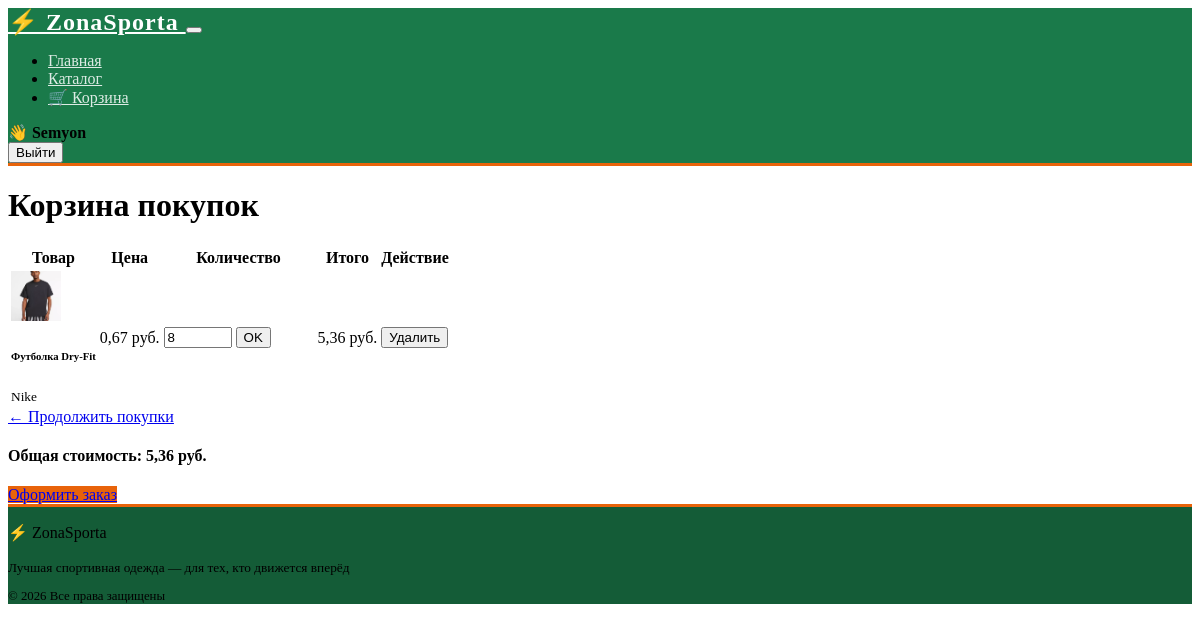
The app's page /cart/ (signed in), older data.
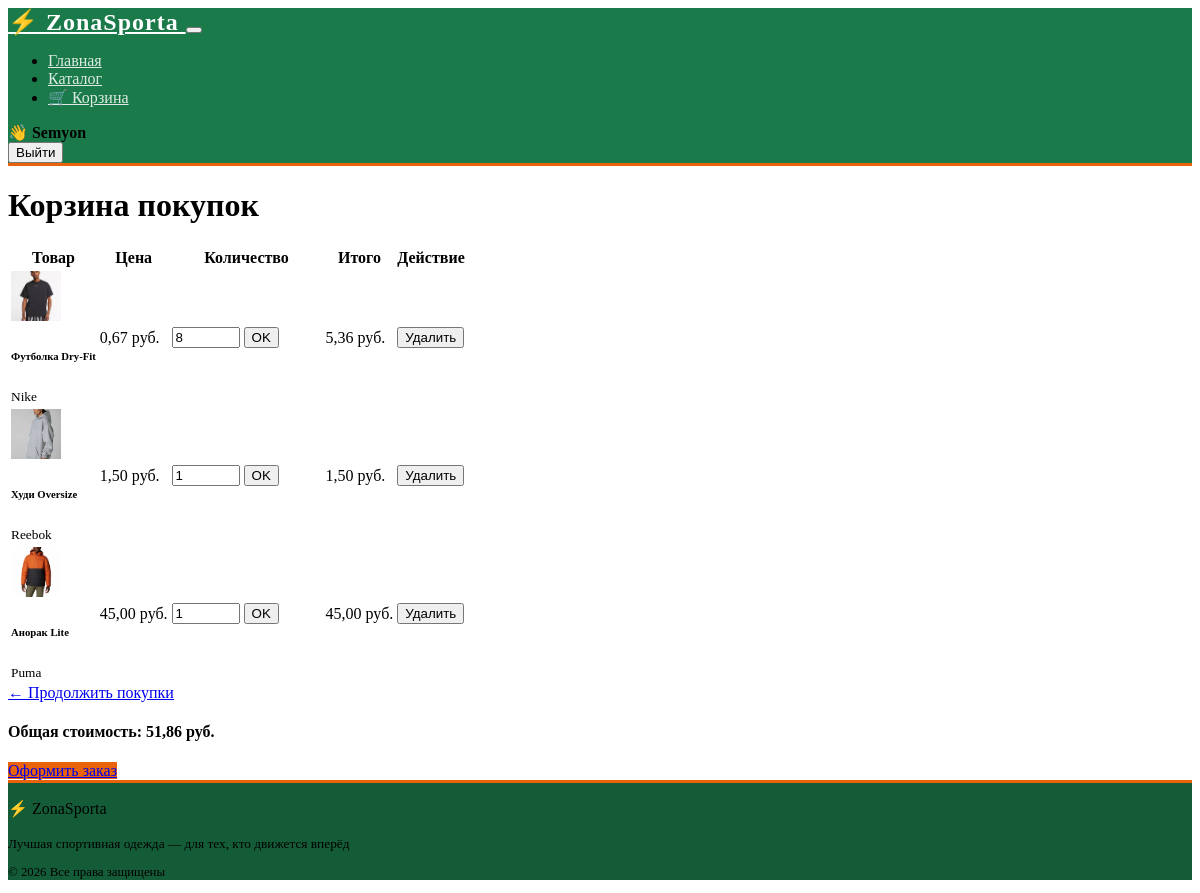
The same page, newer data.
### main/models.py (models this page shows, shortened)
class CartItem(models.Model):
    user = models.ForeignKey(
        settings.AUTH_USER_MODEL,
        on_delete=models.CASCADE,
        null=True
    )
    cart = models.ForeignKey(
        Cart,
        on_delete=models.CASCADE,
        verbose_name = "Корзина",
        related_name = "items"
    )
    product = models.ForeignKey(
        Product,
        on_delete=models.CASCADE,
        verbose_name = "Продукты",
        related_name = "cart_item"
    )
    quantity = models.PositiveIntegerField(
        validators=[MinValueValidator(1)],
        verbose_name="Количество"
    )
    def item_cost(self):
        return self.product.price * self.quantity
    class Meta:
        verbose_name = "Элемент корзины"
        verbose_name_plural = "Элементы корзины"

class Product(models.Model):
    name = models.CharField(
        max_length = 50,
        verbose_name = "Название товара"
    )
    description = models.TextField(
        blank = True,
        verbose_name = "Описание товара"
    )
    image = models.ImageField(
        upload_to = "products/",
        verbose_name = "Фото товара",
        blank = True,
        null = True
    )
    price = models.DecimalField(
        max_digits = 10,
        decimal_places = 2,
        verbose_name = "Цена",
        validators=[MinValueValidator(0)]
    )
    quantity_in_stock = models.IntegerField(
        verbose_name = "Количество на складе",
        validators=[MinValueValidator(0)]
    )
    category = models.ForeignKey(
        ProductCategory,
        on_delete=models.CASCADE,
        verbose_name = "Категория",
        related_name = "category_products"
    )
    manufacture = models.ForeignKey(
        Manufacturer,
        on_delete=models.CASCADE,
        verbose_name = "Производитель",
        related_name = "manufacture_products"
    )
    class Meta:
        verbose_name = "Товар"
        verbose_name_plural = "Товары"

class Manufacturer(models.Model):
    name = models.CharField(
        max_length = 50,
        verbose_name = "Название производителя"
    )
    country = models.CharField(
        max_length = 50,
        verbose_name = "Страна"
    )
    description = models.TextField(
        blank = True,
        verbose_name = "Описание производителя"
    )
    class Meta:
        verbose_name = "Производитель"
        verbose_name_plural = "Производители"

### main/views.py (the view)
# urls.py: path('cart/', views.cart, name='cart_view'),
@login_required(login_url='/register/')
def cart(request):
    cart, _ = Cart.objects.get_or_create(user=request.user)
    cart_items = CartItem.objects.filter(cart=cart)
    total_cost = sum(item.product.price * item.quantity for item in cart_items)
    context = {
        'cart_items': cart_items,
        'total_cost': total_cost,
    }
    return render(request, 'shop/cart.html', context)

### main/templates/shop/cart.html (shortened to what this page needs)
{% extends 'base.html' %}
{% block content %}
<div class="container mt-5">
    <h1 class="mb-4">Корзина покупок</h1>
    {% if cart_items %}
    <div class="card shadow-sm">
        <div class="card-body p-0">
            <table class="table table-hover mb-0 align-middle">
                <thead class="table-light">
                    <tr>
                        <th class="ps-4">Товар</th>
                        <th class="text-center">Цена</th>
                        <th class="text-center">Количество</th>
                        <th class="text-center">Итого</th>
                        <th class="text-end pe-4">Действие</th>
                    </tr>
                </thead>
                <tbody>
                    {% for item in cart_items %}
                    <tr>
                        <td class="ps-4">
                            <div class="d-flex align-items-center">
                                {% if item.product.image %}
                                    <img src="{{ item.product.image.url }}" alt="" class="rounded me-3" style="width: 50px; height: 50px; object-fit: cover;">
                                {% endif %}
                                <div>
                                    <h6 class="mb-0">{{ item.product.name }}</h6>
                                    <small class="text-muted">{{ item.product.manufacture.name }}</small>
                                </div>
                            </div>
                        </td>
                        <td class="text-center">{{ item.product.price }} руб.</td>
                        <td class="text-center" style="width: 150px;">
                            <form action="{% url 'update_cart' item.id %}" method="post" class="d-flex justify-content-center">
                                <input type="number" name="quantity" value="{{ item.quantity }}"
                                       min="1" max="{{ item.product.quantity_in_stock }}"
                                       class="form-control form-control-sm text-center me-1" style="width: 60px;">
                                <button type="submit" class="btn btn-outline-secondary btn-sm">OK</button>
                            </form>
                        </td>
                        <td class="text-center fw-bold text-primary">
                            {{ item.item_cost }} руб.
                        </td>
                        <td class="text-end pe-4">
                            <form action="{% url 'remove_from_cart' item.id %}" method="post">
                                <button type="submit" class="btn btn-outline-danger btn-sm">Удалить</button>
                            </form>
                        </td>
                    </tr>
                    {% endfor %}
                </tbody>
            </table>
        </div>
        <div class="card-footer bg-white p-4">
            <div class="row align-items-center">
                <div class="col-md-6">
                    <a href="{% url 'product_list' %}" class="btn btn-link text-decoration-none">← Продолжить покупки</a>
                </div>
                <div class="col-md-6 text-end">
                    <h4 class="mb-3">Общая стоимость: <span class="text-primary">{{ total_cost }} руб.</span></h4>
                    <a href="{% url 'checkout' %}" class="btn btn-success btn-lg px-5">Оформить заказ</a>
                </div>
            </div>
        </div>
    </div>
    {% else %}
    <div class="text-center py-5 bg-white rounded shadow-sm">
        <h3 class="text-muted">Ваша корзина пока пуста</h3>
        <p>Самое время добавить в неё что-нибудь интересное!</p>
        <a href="{% url 'product_list' %}" class="btn btn-primary mt-3">Перейти в каталог</a>
    </div>
    {% endif %}
</div>
{% endblock %}

### main/templates/base.html (shortened to what this page needs)
{% load static %}
<!DOCTYPE html>
<html lang="ru">
<head>
    <link href="https://jsdelivr.net" rel="stylesheet">
    <link rel="stylesheet" href="{% static 'css/style.css' %}">
</head>
<body class="d-flex flex-column min-vh-100 bg-light">
    <nav class="navbar navbar-expand-lg shadow-sm">
  <div class="container">
    <a class="navbar-brand" href="{% url 'index' %}">
      ⚡ ZonaSporta
    </a>
    <button class="navbar-toggler" type="button" data-bs-toggle="collapse" data-bs-target="#navbarNav">
    </button>
    <div class="collapse navbar-collapse" id="navbarNav">
      <ul class="navbar-nav me-auto mb-2 mb-lg-0">
        <li class="nav-item">
          <a class="nav-link" href="{% url 'index' %}">Главная</a>
        </li>
        <li class="nav-item">
          <a class="nav-link" href="{% url 'product_list' %}">Каталог</a>
        </li>
        <li class="nav-item">
          <a class="nav-link" href="{% url 'cart_view' %}">🛒 Корзина</a>
        </li>
      </ul>
      <div class="d-flex align-items-center">
        {% if user.is_authenticated %}
          <span class="text-light me-3">👋 <strong>{{ user.username }}</strong></span>
          <form method="post" action="{% url 'logout' %}" class="d-inline">
            <button type="submit" class="btn btn-outline-warning btn-sm">Выйти</button>
          </form>
        {% else %}
          <a href="{% url 'login' %}" class="btn btn-outline-light btn-sm me-2">Войти</a>
          <a href="{% url 'register' %}" class="btn btn-sm" style="background: var(--zona-orange); color:#fff;">Регистрация</a>
        {% endif %}
      </div>
    </div>
  </div>
</nav>
    <main class="container my-4 flex-grow-1">
        {% block content %}
        {% endblock %}
    </main>
<footer class="text-light text-center py-3 mt-auto">
  <div class="container">
    <p class="mb-1 fw-bold">⚡ ZonaSporta</p>
    <small class="text-light opacity-75">Лучшая спортивная одежда — для тех, кто движется вперёд</small>
    <p class="mb-0 mt-1 opacity-50" style="font-size:0.8rem">&copy; 2026 Все права защищены</p>
  </div>
</footer>
</body>
</html>

### static/css/style.css (style rules this page uses)
:root { --zona-green: #1a7a4a; --zona-green-dark: #145c37; --zona-green-light: #e8f5ee; --zona-orange: #e8630a; --zona-orange-light: #fff3ec; }
.navbar { background: var(--zona-green) !important; border-bottom: 3px solid var(--zona-orange); }
.navbar-brand { font-size: 1.5rem; font-weight: 700; color: #fff !important; letter-spacing: 1px; }
.nav-link { color: rgba(255,255,255,0.85) !important; font-weight: 500; transition: color 0.2s; }
.btn-success { background: var(--zona-orange); border-color: var(--zona-orange); }
footer { background: var(--zona-green-dark) !important; border-top: 3px solid var(--zona-orange) !important; }

Row changes from the older to the newer data that the page shows:
added CartItem: product.image (picture), product.name "Худи Oversize", product.manufacture.name "Reebok", product.price "1,50", quantity "1", item_cost "1,50"
added CartItem: product.image (picture), product.name "Анорак Lite", product.manufacture.name "Puma", product.price "45,00", quantity "1", item_cost "45,00"
Text that changed along with them:
{{ total_cost }}: "5,36" → "51,86"
